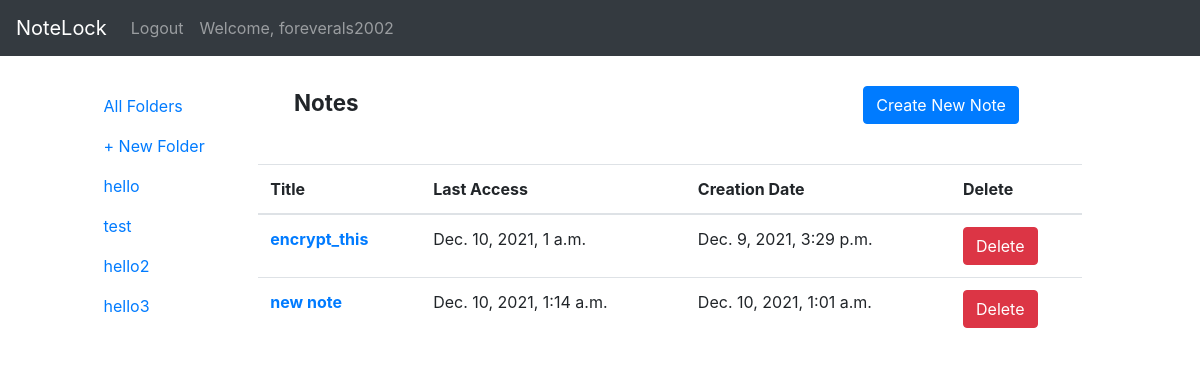
Page /view_folder_content/hello (signed in) on the committed database.
### myApp/models.py (models this page shows, shortened)
class Folder(models.Model):
    folder_name = models.CharField(max_length=100)
    owner = models.ForeignKey(User, on_delete=models.CASCADE)
    date_last_used = models.DateTimeField(auto_now=True)
    def __str__(self):
        return self.folder_name

class Note(models.Model):
    note_name = models.CharField(max_length=100)
    owner = models.ForeignKey(User, on_delete=models.CASCADE)
    folder_name = models.ForeignKey(Folder, on_delete=models.CASCADE)
    file = models.FileField(upload_to='uploads/', null=True)
    date_last_used = models.DateTimeField(auto_now=True)
    date_created = models.DateTimeField(auto_now_add=True)

### myApp/views.py (the view)
# urls.py: path('view_folder_content/<str:folder_name>', views.view_folder_content),
def view_folder_content(request, folder_name):
    folder_list = Folder.objects.filter(owner=request.user).order_by('-date_last_used')[:10]
    folder = Folder.objects.get(owner=request.user, folder_name=folder_name)
    note_list = Note.objects.filter(folder_name=folder)
    return render(request=request, template_name="myApp/note_list.html", context={"folder_list":folder_list, "note_list":note_list, "folder_name":folder_name})

### myApp/templates/myApp/note_list.html (shortened to what this page needs)
{% include "myApp/header.html" %}
{% block content %}
<div class="row justify-content-center">
  <div class="col-lg-10">
    <div class="row">
      <div class="col-lg-2" style="margin-top: 30px">
        <ul class="nav flex-column">
          <li class="nav-item">
            <a class="nav-link" href="/folders">All Folders</a>
          </li>
          <li class="nav-item">
            <a class="nav-link" href="javascript:create_folder()">+ New Folder</a>
          </li>
          {% for folder in folder_list %}
          <li class="nav-item">
            <a class="nav-link" href="/view_folder_content/{{ folder.folder_name }}">{{ folder.folder_name }}</a>
          </li>
          {% endfor %}
        </ul>
      </div>
      <div class="col-lg-10">
{% endblock %}
{% include "myApp/note_list_sub.html" %}
      </div>
    </div>
  </div>
</div>
{% include "myApp/footer.html" %}

### myApp/templates/myApp/header.html (shortened to what this page needs)
<!DOCTYPE html>
<html lang="en" dir="ltr">
  <head>
  </head>
  <link rel="stylesheet" href="https://stackpath.bootstrapcdn.com/bootstrap/4.4.1/css/bootstrap.min.css">
  <body>
    <nav class="navbar navbar-expand-lg navbar-dark bg-dark">
      <a class="navbar-brand" href="/">NoteLock</a>
      <div class="collapse navbar-collapse" id="navbarText">
        <ul class="navbar-nav mr-auto">
          {% if user.is_authenticated %}
          <li class="nav-item">
            <a class="nav-link" href="/logout">Logout</a>
          </li>
          <li class="nav-item">
            <a class="nav-link" href="#">Welcome, {{user.username}}</a>
          </li>
          {% else %}
          <li class="nav-item">
            <a class="nav-link" href="/login">Login</a>
          </li>
          {% endif %}
        </ul>
      </div>
    </nav>

### myApp/templates/myApp/note_list_sub.html (shortened to what this page needs)
<div class="row justify-content-center">
  <div class="col-lg-8" style="font-size: 1.4rem; margin-top: 30px">
    <strong>Notes</strong>
  </div>
  <div class="col-lg-3">
    <button class="btn btn-primary" name="create_note_button" onclick="javascript:window.location.href = '/create_note/{{ folder_name }}';" style="margin-top: 30px">Create New Note</button>
  </div>
</div>
<table class="table" style="margin-top: 40px">
  <thead>
    <tr>
      <th scope="col">Title</th>
      <th scope="col">Last Access</th>
      <th scope="col">Creation Date</th>
      <th scope="col">Delete</th>
    </tr>
  </thead>
  <tbody>
    {% for note in note_list %}
    <tr>
      <th scope="row"><a href="/view_note_content/{{ note.folder_name }}/{{ note.note_name }}">{{ note.note_name }}</a></th>
      <td>{{ note.date_last_used }}</td>
      <td>{{ note.date_created }}</td>
      <td><a class="btn btn-danger" href="/delete_note/{{ note.folder_name }}/{{ note.note_name }}" role="button">Delete</a></td>
    </tr>
    {% endfor %}
  </tbody>
</table>

### myApp/templates/myApp/footer.html (shortened to what this page needs)
  </body>
</html>

### rows in the picture
Folder: folder_name "hello"
Folder: folder_name "test"
Folder: folder_name "hello2"
Folder: folder_name "hello3"
Note: note_name "encrypt_this", date_last_used "Dec. 10, 2021, 1 a.m.", date_created "Dec. 9, 2021, 3:29 p.m."
Note: note_name "new note", date_last_used "Dec. 10, 2021, 1:14 a.m.", date_created "Dec. 10, 2021, 1:01 a.m."

### other values in the picture
{{ user.username }} "foreverals2002"
